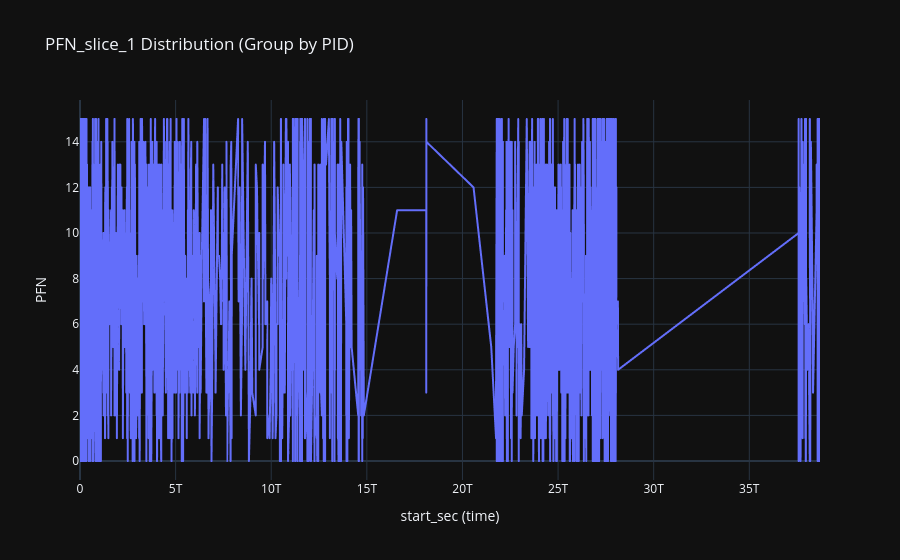

The code cell stored with this chart in its notebook:
### Code cell
fig5 = px.line(df, x="start_ns", y="PFN_slice_0",
                  hover_data=["PID","COMM", "VA_Hex", "PFN_Hex", "folio_index","mapping_Hex"],
                  title="PFN_slice_1 Distribution (Group by PID)",
                  # color=df['PID'].astype('str'),
                #   animation_frame=df['PFN_slice_4'].astype('str'),
                  template="plotly_dark")
fig5.update_layout(xaxis_title="start_sec (time)", yaxis_title="PFN")
fig5.show()

### Figure 1 — Plotly figure (JSON) as saved in the notebook; plotly's stock layout.template omitted (floating-point values rounded to 4 significant figures; data arrays with more than 128 entries replaced by an {"elided": "..."} marker saying what was removed)
{"data": [{"customdata": {"elided": "6098x6 mixed values"}, "hovertemplate": "start_ns=%{x}<br>PFN_slice_0=%{y}<br>PID=%{customdata[0]}<br>COMM=%{customdata[1]}<br>VA_Hex=%{customdata[2]}<br>PFN_Hex=%{customdata[3]}<br>folio_index=%{customdata[4]}<br>mapping_Hex=%{customdata[5]}<extra></extra>", "legendgroup": "", "line": {"color": "#636efa", "dash": "solid"}, "marker": {"symbol": "circle"}, "mode": "lines", "name": "", "showlegend": false, "type": "scattergl", "x": {"elided": "6098 int values"}, "xaxis": "x", "y": {"elided": "6098 int values"}, "yaxis": "y"}], "layout": {"legend": {"tracegroupgap": 0}, "title": {"text": "PFN_slice_1 Distribution (Group by PID)"}, "xaxis": {"anchor": "y", "domain": [0, 1], "title": {"text": "start_sec (time)"}}, "yaxis": {"anchor": "x", "domain": [0, 1], "title": {"text": "PFN"}}}}
